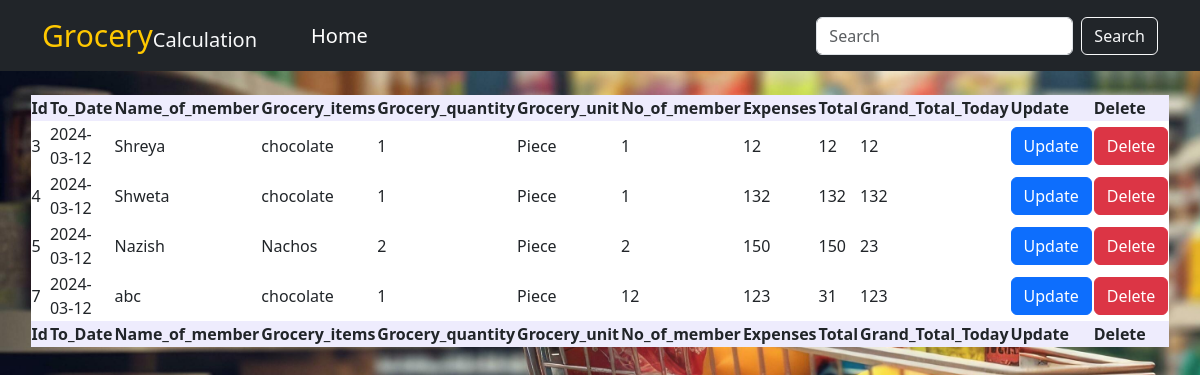
The page /view.php on the database its author committed.
### tables this page shows
CREATE TABLE `grocery_recor` (
  `Id` int NOT NULL,
  `To_Date` varchar(250) NOT NULL,
  `Name_of_member` varchar(250) NOT NULL,
  `Grocery_items` varchar(150) NOT NULL,
  `Grocery_quantity` varchar(100) NOT NULL,
  `Grocery_unit` varchar(150) NOT NULL,
  `No_of_member` varchar(100) NOT NULL,
  `Expenses` varchar(250) NOT NULL,
  `Total` varchar(300) NOT NULL,
  `Grand_Total_Today` varchar(300) NOT NULL
);

### view.php (the view, shortened to what this page needs)
<?php
include ('config_db.php');
 ?>
 <!doctype html>
<html lang="en">
  <head>
     <link
      href="https://cdn.jsdelivr.net/npm/bootstrap@5.3.3/dist/css/bootstrap.min.css"
      rel="stylesheet"
    />
    <link
      rel="stylesheet"
      href="https://cdnjs.cloudflare.com/ajax/libs/font-awesome/6.2.0/css/all.min.css"
    />
    <link rel="stylesheet" type="text/css" href="https://cdn.datatables.net/2.0.1/css/dataTables.dataTables.css">
  </head>
  <body>
    <nav class="navbar navbar-expand-lg bg-dark" id="">
      <div class="container">
        <a class="navbar-brand text-light" href="" id="logo"
          ><span style="color: #ffc800; font-size: 30px">Grocery</span>Calculation</a
        >
        <div class="collapse navbar-collapse" id="navbarSupportedContent">
          <ul class="navbar-nav me-auto mb-2 mb-lg-0" style="margin-left: 20px">
            <li class="nav-item" style="margin-left: 10px">
              <a
                class="nav-link"
                style="color: white; font-size: 20px"
                aria-current="page"
                href="index.html">Home
              </a>
            </li>
          </ul>
          <form class="d-flex" id="search">
            <input
              class="form-control me-2"
              type="search"
              placeholder="Search"
              aria-label="Search"/>
            <button class="btn btn-outline-light" type="submit">Search</button>
          </form>
        </div>
      </div>
    </nav>
    <br>
     <div class="container">
     <div id="content">
        <div class="row">
        </div>
        <table id="example" class="display" style="width:100%">
        <thead>
            <tr>
                <th>Id</th>
                <th>To_Date</th>
                <th>Name_of_member</th>
                <th>Grocery_items</th>
                <th>Grocery_quantity</th>
                <th>Grocery_unit</th>
                <th>No_of_member</th>
                <th>Expenses</th>
                <th>Total</th>
                <th>Grand_Total_Today</th>
                <th>Update</th>
                <th>Delete</th>
            </tr>
        </thead>
        <tbody>
      <?php
    $fetchData = mysqli_query($var,"SELECT * FROM grocery_recor");
    while($row =mysqli_fetch_assoc($fetchData))
    {
        ?>
            <tr style="background-color: white;">
                <td><?php echo $row['Id']; ?></td>
                <td><?php echo $row['To_Date']; ?></td>
                <td><?php echo $row['Name_of_member']; ?></td>
                <td><?php echo $row['Grocery_items']; ?></td>
                <td><?php echo $row['Grocery_quantity']; ?></td>
                <td><?php echo $row['Grocery_unit']; ?></td>
                <td><?php echo $row['No_of_member']; ?></td>
                <td><?php echo $row['Expenses']; ?></td>
                <td><?php echo $row['Total']; ?></td>
                <td><?php echo $row['Grand_Total_Today']; ?></td>
                <td><a href="update.php?id=<?php echo $row['Id']; ?>"class="btn  btn-primary">Update</a></td>
                <td><a href="delete.php?id=<?php echo $row['Id']; ?>"class="btn  btn-danger" onclick="return confirm(' Are you sure you want to delete');">Delete</a></td>
            </tr>
     <?php } ?>
        </tbody>
        <tfoot>
            <tr>
                <th>Id</th>
                <th>To_Date</th>
                <th>Name_of_member</th>
                <th>Grocery_items</th>
                <th>Grocery_quantity</th>
                <th>Grocery_unit</th>
                <th>No_of_member</th>
                <th>Expenses</th>
                <th>Total</th>
                <th>Grand_Total_Today</th>
                <th>Update</th>
                <th>Delete</th>
            </tr>
        </tfoot>
    </table>
</div>
    </div>
  </body>
</html>

### view.php (style rules this page uses)
html, body { background-image: url('images/grocery_img.jpeg');background-repeat: no-repeat; background-size: cover; background-attachment: fixed;"> height: 100%; margin: 0; padding: 0; }
body { display: flex; flex-direction: column; }
#content { flex: 1; display: flex; justify-content: center; align-items: center; }
table th { font-weight: 600; background-color: #eeecfd !important; }

### rows shown on the page
grocery_recor: Id "3", To_Date "2024-03-12", Name_of_member "Shreya", Grocery_items "chocolate", Grocery_quantity "1", Grocery_unit "Piece", No_of_member "1", Expenses "12", Total "12", Grand_Total_Today "12"
grocery_recor: Id "4", To_Date "2024-03-12", Name_of_member "Shweta", Grocery_items "chocolate", Grocery_quantity "1", Grocery_unit "Piece", No_of_member "1", Expenses "132", Total "132", Grand_Total_Today "132"
grocery_recor: Id "5", To_Date "2024-03-12", Name_of_member "Nazish", Grocery_items "Nachos", Grocery_quantity "2", Grocery_unit "Piece", No_of_member "2", Expenses "150", Total "150", Grand_Total_Today "23"
grocery_recor: Id "7", To_Date "2024-03-12", Name_of_member "abc", Grocery_items "chocolate", Grocery_quantity "1", Grocery_unit "Piece", No_of_member "12", Expenses "123", Total "31", Grand_Total_Today "123"
